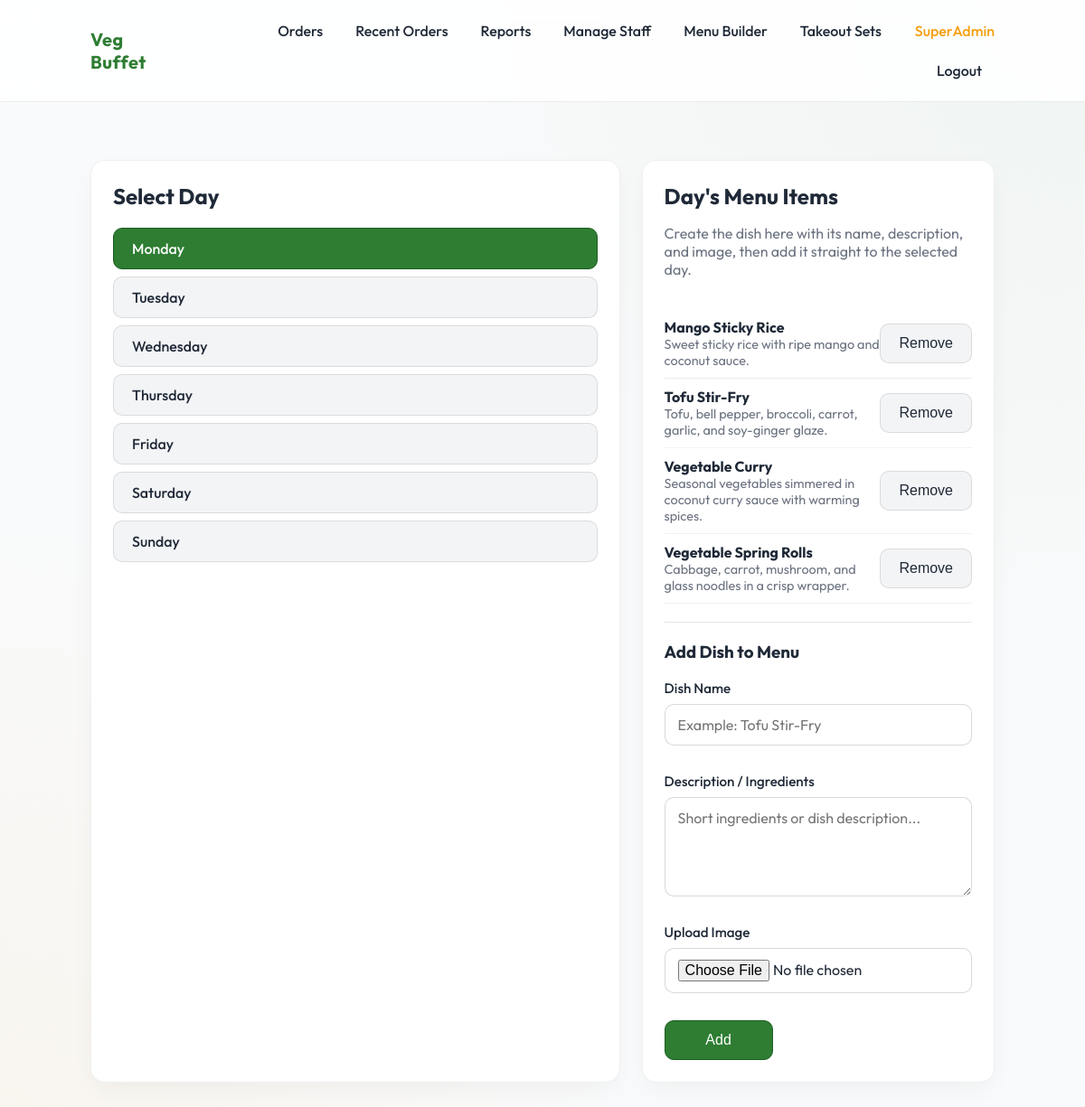
Page /admin/menu.php (signed in) on the committed database.
### tables this page shows
create table if not exists Day (
  dayId int not null auto_increment,
  dayName varchar(32) not null,
  sortOrder int not null,
  primary key (dayId),
  unique key uq_day_name (dayName),
  unique key uq_day_sort (sortOrder)
);

create table if not exists DayMenuItem (
  dayMenuItemId int not null auto_increment,
  dayId int not null,
  dishId int not null,
  primary key (dayMenuItemId),
  unique key uq_day_dish (dayId, dishId),
  key idx_daymenu_day (dayId),
  key idx_daymenu_dish (dishId),
  constraint fk_daymenu_day
    foreign key (dayId) references Day(dayId)
    on delete cascade
    on update cascade,
  constraint fk_daymenu_dish
    foreign key (dishId) references Dish(dishId)
    on delete restrict
    on update cascade
);

create table if not exists Dish (
  dishId int not null auto_increment,
  dishName varchar(255) not null,
  description text null,
  imageUrl varchar(2048) null,
  isActive boolean not null default 1,
  primary key (dishId),
  unique key uq_dish_name (dishName)
);

### web/lib/auth.php (called while the page is built, shortened)
<?php
require_once __DIR__ . '/db.php';
function session_should_use_secure_cookie(): bool {
  $https = $_SERVER['HTTPS'] ?? '';
  $forwardedProto = $_SERVER['HTTP_X_FORWARDED_PROTO'] ?? '';
  return is_string($forwardedProto) && strtolower($forwardedProto) === 'https';
}
  ?>
  <?php
function current_admin(): ?array {
  $adminId = (int)($_SESSION['admin']['adminId'] ?? 0);
  try {
    $stmt = db()->prepare('SELECT adminId, email, role, isActive FROM Admin WHERE adminId = ? LIMIT 1');
    $stmt->execute([$adminId]);
    $row = $stmt->fetch();
  } catch (Throwable $e) {
    return $_SESSION['admin'];
  }
  return $_SESSION['admin'];
}
function require_admin(): array {
  $admin = current_admin();
  if ($admin !== null) return $admin;
  exit;
}
function is_super_admin(?array $admin): bool {
  return is_array($admin) && (($admin['role'] ?? '') === 'SuperAdmin');
}
function require_super_admin(): array {
  $admin = require_admin();
  if (is_super_admin($admin)) {
    return $admin;
  }
}

### web/lib/db.php (called while the page is built, shortened)
<?php
function db(): PDO {
  static $pdo = null;
  if ($pdo instanceof PDO) {
    return $pdo;
  }
  $host = getenv('DB_HOST') !== false ? (string)getenv('DB_HOST') : '127.0.0.1';
  $port = getenv('DB_PORT') !== false ? (string)getenv('DB_PORT') : '3306';
  $name = getenv('DB_NAME') !== false ? (string)getenv('DB_NAME') : 'vegbuffet';
  $user = getenv('DB_USER') !== false ? (string)getenv('DB_USER') : 'root';
  $pass = getenv('DB_PASS') !== false ? (string)getenv('DB_PASS') : '';
  $sslVerify = getenv('DB_SSL_VERIFY_SERVER_CERT') !== false
    ? filter_var(getenv('DB_SSL_VERIFY_SERVER_CERT'), FILTER_VALIDATE_BOOL, FILTER_NULL_ON_FAILURE) !== false
    : true;
  $dsn = "mysql:host={$host};port={$port};dbname={$name};charset=utf8mb4";
  $options = [
    PDO::ATTR_ERRMODE => PDO::ERRMODE_EXCEPTION,
    PDO::ATTR_DEFAULT_FETCH_MODE => PDO::FETCH_ASSOC,
    PDO::ATTR_EMULATE_PREPARES => false,
  ];
  if (defined('PDO::MYSQL_ATTR_SSL_VERIFY_SERVER_CERT')) {
    $options[PDO::MYSQL_ATTR_SSL_VERIFY_SERVER_CERT] = $sslVerify;
  }
  $pdo = new PDO($dsn, $user, $pass, $options);
  return $pdo;
}

### web/lib/menu_catalog.php (called while the page is built, shortened)
<?php
require_once __DIR__ . '/db.php';
function fetch_days(PDO $pdo): array {
  return $pdo->query('SELECT dayId, dayName, sortOrder FROM Day ORDER BY sortOrder')->fetchAll();
}
function fetch_day_menu_dishes(PDO $pdo, int $dayId): array {
  $stmt = $pdo->prepare(
    'SELECT
       dmi.dayMenuItemId,
       d.dishId,
       d.dishName,
       d.description,
       d.imageUrl
     FROM DayMenuItem dmi
     JOIN Dish d ON dmi.dishId = d.dishId
     WHERE dmi.dayId = ? AND d.isActive = 1
     ORDER BY d.dishName ASC'
  );
  $stmt->execute([$dayId]);
  return $stmt->fetchAll();
}

### web/admin/menu.php (the view, shortened to what this page needs)
<?php
require_once __DIR__ . '/../lib/layout.php';
require_once __DIR__ . '/../lib/menu_catalog.php';
require_super_admin();
$pdo = db();
$days = fetch_days($pdo);
$dayId = (int)($_GET['day'] ?? ($days[0]['dayId'] ?? 0));
$menuItems = $dayId > 0 ? fetch_day_menu_dishes($pdo, $dayId) : [];
render_header('Manage Menu');
?>
<div class="grid">
  <aside class="card">
    <h2 class="section-title">Select Day</h2>
    <div class="sidebar-list">
      <?php foreach ($days as $d): ?>
        <a href="?day=<?= $d['dayId'] ?>" class="btn btn-justify-start <?= ($d['dayId']==$dayId) ? 'btn-primary' : '' ?>">
          <?= h($d['dayName']) ?>
        </a>
      <?php endforeach; ?>
    </div>
  </aside>
  <section class="card">
    <div class="section-header">
      <div>
        <h2 class="section-title">Day's Menu Items</h2>
        <p class="muted">Create the dish here with its name, description, and image, then add it straight to the selected day.</p>
      </div>
    </div>
    <?php if (!$menuItems): ?>
      <p class="muted">No dishes scheduled.</p>
    <?php else: ?>
      <div class="table-shell">
        <table class="table table-compact">
          <?php foreach ($menuItems as $item): ?>
            <tr>
              <td>
                <strong><?= h($item['dishName']) ?></strong>
                <?php if (!empty($item['description'])): ?>
                  <div class="muted text-sm"><?= h($item['description']) ?></div>
                <?php endif; ?>
              </td>
              <td class="align-right">
                <form method="post" class="form-inline">
                  <button type="submit" class="btn">Remove</button>
                </form>
              </td>
            </tr>
          <?php endforeach; ?>
        </table>
      </div>
    <?php endif; ?>
    <hr class="rule" />
    <h3 class="section-title">Add Dish to Menu</h3>
    <form method="post" enctype="multipart/form-data" class="admin-simple-form">
      <div class="field">
        <label>Dish Name</label>
        <input type="text" name="dishName" required placeholder="Example: Tofu Stir-Fry" />
      </div>
      <div class="field">
        <label>Description / Ingredients</label>
        <textarea name="description" rows="4" required placeholder="Short ingredients or dish description..."></textarea>
      </div>
      <div class="field">
        <label>Upload Image</label>
        <input type="file" name="image" accept="image/*" />
      </div>
      <button type="submit" class="btn btn-primary admin-form-submit">Add</button>
    </form>
  </section>
</div>
<?php render_footer(); ?>

### web/lib/layout.php (shortened to what this page needs)
<?php
require_once __DIR__ . '/auth.php';
function h(string $s): string {
  return htmlspecialchars($s, ENT_QUOTES | ENT_SUBSTITUTE, 'UTF-8');
}
function render_header(string $title): void {
  $admin = current_admin();
  ?>
  <!doctype html>
  <html lang="en">
  <head>
    <link rel="stylesheet" href="/assets/style.css" />
  </head>
  <body>
    <header class="topbar">
      <div class="container topbar-inner">
        <div class="brand">
          <a href="/" class="brand-link">Veg Buffet</a>
        </div>
        <nav class="nav">
          <?php if ($admin): ?>
            <a href="/admin/index.php" class="nav-link">Orders</a>
            <a href="/admin/history.php" class="nav-link">Recent Orders</a>
            <?php if (is_super_admin($admin)): ?>
              <a href="/admin/reports.php" class="nav-link">Reports</a>
              <a href="/admin/staff.php" class="nav-link">Manage Staff</a>
              <a href="/admin/menu.php" class="nav-link">Menu Builder</a>
              <a href="/admin/takeout.php" class="nav-link">Takeout Sets</a>
            <?php endif; ?>
            <span class="nav-text nav-role"><?= h($admin['role']) ?></span>
            <a class="nav-link nav-link-spaced" href="/logout.php">Logout</a>
          <?php endif; ?>
        </nav>
      </div>
    </header>
    <main class="container">
  <?php
}
function render_footer(): void {
  ?>
    </main>
  </body>
  </html>
  <?php
}

### web/assets/style.css (style rules this page uses)
:root { --primary: #2E7D32; --primary2: #1B5E20; --bg: #F9FAFB; --panel: #FFFFFF; --panel2: #F3F4F6; --text: #1F2937; --muted: #6B7280; --brand: var(--primary); --danger: #EF4444; --ok: #10B981; --ring: rgba(46, 125, 50, 0.4); --accent: #F59E0B; }
* { box-sizing: border-box; }
html, body { height: 100%; scroll-behavior: smooth; }
body { margin: 0; font-family: 'Outfit', sans-serif; color: var(--text); background: var(--bg); background-image: radial-gradient(circle at top right, rgba(46, 125, 50, 0.05) 0%, transparent 40%), radial-gradient(circle at bottom left, rgba(245, 158, 11, 0.05) 0%, transparent 40%); background-attachment: fixed; }
a { color: var(--primary); text-decoration: none; transition: 0.2s; }
.container { width: min(1000px, calc(100% - 32px)); margin: 0 auto; }
.topbar { position: sticky; top: 0; backdrop-filter: blur(16px); background: rgba(255, 255, 255, 0.85); border-bottom: 1px solid rgba(0, 0, 0, 0.08); z-index: 100; }
.topbar-inner { display: flex; align-items: center; justify-content: space-between; gap: 16px; padding: 16px 0; }
.brand-link { color: var(--primary); font-weight: 700; font-size: 1.25rem; letter-spacing: 0.5px; }
.nav { display: flex; gap: 8px; align-items: center; flex-wrap: wrap; justify-content: flex-end; }
.nav-link { color: var(--text); padding: 8px 14px; border-radius: 8px; font-weight: 500; }
.nav-text { color: var(--muted); font-size: 0.95rem; }
main.container { padding: 40px 0 60px; }
.card { background: var(--panel); border: 1px solid rgba(0,0,0,0.06); border-radius: 16px; padding: 24px; box-shadow: 0 10px 30px -5px rgba(0,0,0,0.05); transition: transform 0.2s, box-shadow 0.2s; }
.grid { display: grid; grid-template-columns: 1.2fr 0.8fr; gap: 24px; margin-top: 24px; }
.field { display: grid; gap: 8px; margin-bottom: 16px; }
label { color: var(--text); font-size: 0.95rem; font-weight: 500; }
input, select, textarea { width: 100%; padding: 12px 14px; border-radius: 10px; border: 1px solid rgba(0,0,0,0.15); background: #FFF; color: var(--text); font-family: inherit; font-size: 1rem; outline: none; transition: border-color 0.2s, box-shadow 0.2s; }
textarea { resize: vertical; min-height: 110px; }
.btn { display: inline-flex; align-items: center; justify-content: center; padding: 12px 20px; border-radius: 10px; border: 1px solid rgba(0,0,0,0.1); background: var(--panel2); color: var(--text); font-weight: 500; cursor: pointer; transition: all 0.2s; font-size: 1rem; }
.btn-primary { background: var(--primary); border-color: var(--primary2); color: white; }
.muted { color: var(--muted); }
.text-sm { font-size: 0.9rem; }
.nav-role { color: var(--accent); margin-left: 15px; font-weight: 500; font-size: 1rem; }
.nav-link-spaced, .nav-greeting { margin-left: 10px; }
.section-title { margin-top: 0; }
.form-inline { margin: 0; }
.table { width: 100%; border-collapse: collapse; text-align: left; }
.table-shell { width: 100%; overflow-x: auto; -webkit-overflow-scrolling: touch; }
.table td { padding: 12px 0; }
.table thead tr, .table > tbody > tr:first-child, .table-header-row { border-bottom: 1px solid rgba(0,0,0,0.08); }
.table tbody tr, .table-row { border-bottom: 1px solid rgba(0,0,0,0.05); }
.table-compact td { padding: 10px 0; }
.align-right { text-align: right; }
.sidebar-list { display: flex; flex-direction: column; gap: 8px; }
.btn-justify-start { justify-content: flex-start; }
.rule { border: 0; border-top: 1px solid rgba(0,0,0,0.1); margin: 20px 0; }
.section-header { display: flex; justify-content: space-between; align-items: flex-start; gap: 16px; margin-bottom: 18px; }
.section-header .section-title { margin-bottom: 6px; }
.admin-simple-form { display: grid; gap: 14px; max-width: 720px; }
.admin-form-submit { width: fit-content; min-width: 120px; }

### rows in the picture
day: dayName "Monday"
day: dayName "Tuesday"
day: dayName "Wednesday"
day: dayName "Thursday"
day: dayName "Friday"
day: dayName "Saturday"
day: dayName "Sunday"
daymenuitem: dishId.dishName "Mango Sticky Rice", dishId.description "Sweet sticky rice with ripe mango and coconut sauce."
daymenuitem: dishId.dishName "Tofu Stir-Fry", dishId.description "Tofu, bell pepper, broccoli, carrot, garlic, and soy-ginger glaze."
daymenuitem: dishId.dishName "Vegetable Curry", dishId.description "Seasonal vegetables simmered in coconut curry sauce with warming spices."
daymenuitem: dishId.dishName "Vegetable Spring Rolls", dishId.description "Cabbage, carrot, mushroom, and glass noodles in a crisp wrapper."

### other values in the picture
$admin['role'] "SuperAdmin"
